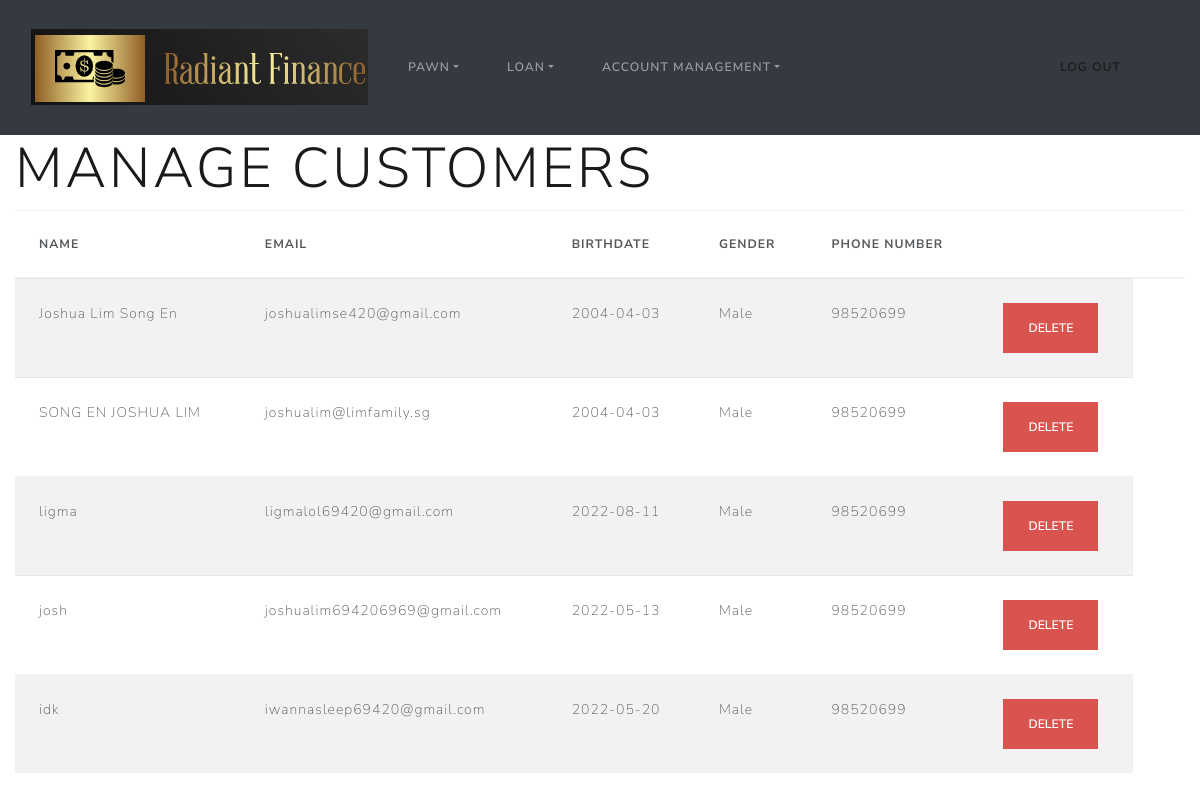
The page /manageCustomer (signed in) on the database as committed earlier.
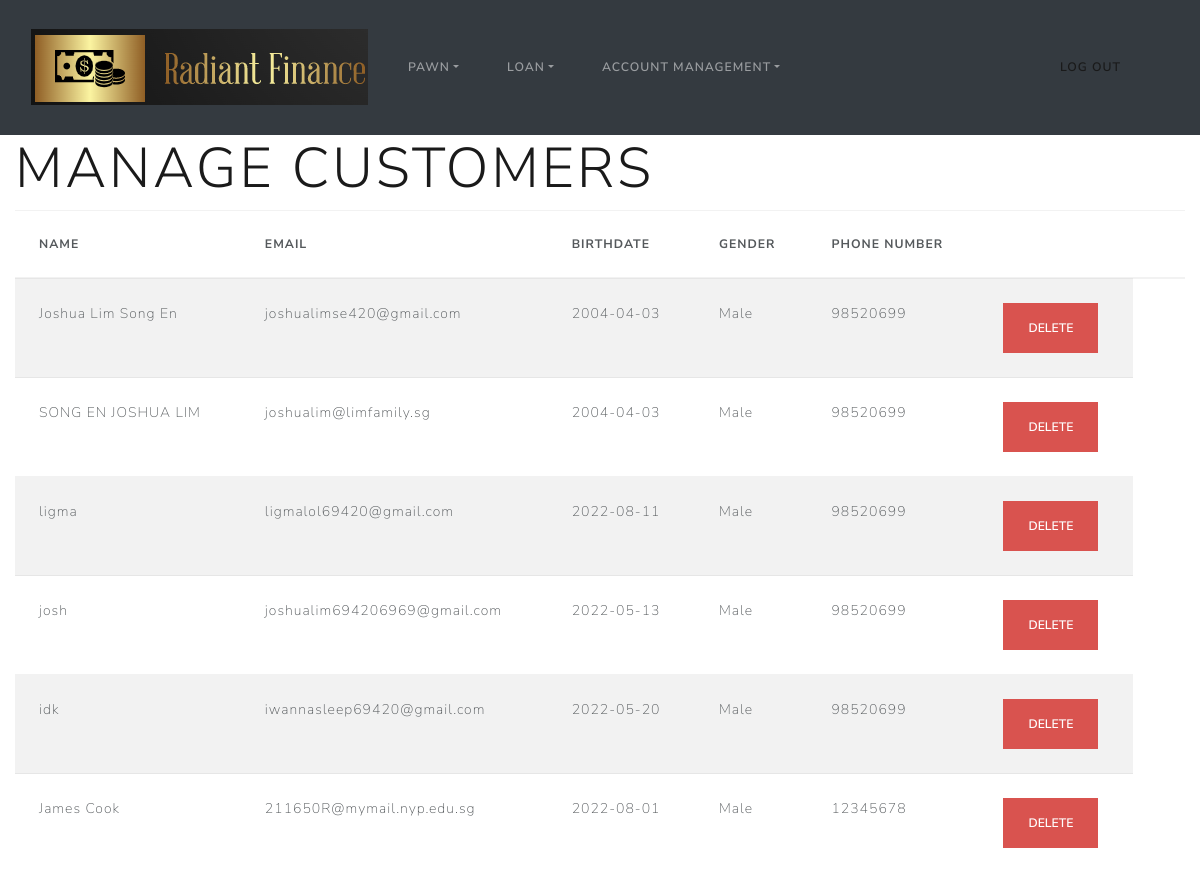
The same page on the database as committed later.
### app.py (models this page shows)
class User(db.Model, UserMixin):
    id = db.Column(db.Integer, primary_key=True)
    name = db.Column(db.String(20), nullable=False)
    gender = db.Column(db.String(1), nullable=False)
    phone = db.Column(db.String(8), nullable=False)
    birthdate = db.Column(db.Date, nullable=False)
    email = db.Column(db.String(30), nullable=False)
    password = db.Column(db.String(100), nullable=False)
    role = db.Column(db.Integer, nullable=False)
    passwordChange = db.Column(db.Date, nullable=False)
    passAttempt = (db.Column(db.Integer, nullable=False))
    TWOFAStatus = db.Column(db.String(30), nullable=False)
    FUI = db.Column(db.String(300), nullable=True)
    FUI_ID = db.Column(db.String(300), nullable=True)
    verified = db.Column(db.Integer, nullable=True)

### app.py (the view)
@app.route('/manageCustomer', methods=['GET', 'POST'])
@login_required
def manage_customers():
    role = session['role']
    if role == 1:
        pass
    else:
        return redirect(url_for('main'))
    return render_template('manageCustomer.html', Users=User.query.all())

### app.py (called while the page is built)
@login_manager.user_loader
def load_user(user_id):
    return User.query.get(int(user_id))

### templates/manageCustomer.html (shortened to what this page needs)
{% extends "baseDashboard.html" %}
{% block content %}
<h1 class="display-4">Manage Customers</h1>
<div>
  <table class="table table-striped">
    <thead>
      <tr>
        <th>Name</th>
        <th>Email</th>
        <th>BirthDate</th>
        <th>gender</th>
        <th>Phone Number</th>
        <th></th>
        <th></th>
      </tr>
    </thead>
    <tbody>
      {% for User in Users %}
      {%if User.role==0%}
        <tr>
          <td>{{ User.name }}</td>
          <td>{{ User.email }}</td>
          <td>{{User.birthdate}}</td>
          {% if User.gender == "F" %}
            <td>Female</td>
          {% elif User.gender == "M" %}
            <td>Male</td>
          {% endif %}
          <td>{{User.phone}}</td>
        <td>
            <form action="{{url_for('delete_customer', id=User.id)}}" method="POST">
          <form type="button" class="btn btn-danger" data-bs-toggle="modal" data-bs-target="#myModal_{{User.id}}">
            <input type="submit" value="Delete" class="btn btn-danger">
          </form>
            </form>
          </td>
        </tr>
        {%endif%}
      {% endfor %}
    </tbody>
  </table>
</div>
{% endblock %}

### templates/baseDashboard.html (shortened to what this page needs)
<!DOCTYPE html>
<html lang="en">
<head>
    <link rel="stylesheet" href="https://cdn.jsdelivr.net/npm/bootswatch@4.5.2/dist/lux/bootstrap.min.css">
</head>
<body>
    {% block navbar %}
        {% include 'includes/_navbarDashBoard.html' %}
    {% endblock %}
    <div class="container-fluid">
        {% block content %}
        {% endblock %}
    </div>
</body>
</html>

### templates/includes/_navbarDashboard.html (shortened to what this page needs)
<nav class="navbar navbar-expand-sm bg-dark navbar-dark">
  <div class="container-fluid">
    <a class="navbar-brand" href="/dashboard"><img src="static/img/logo.png" alt=""></a>
    <div class="collapse navbar-collapse" id="collapsibleNavbar">
      <ul class="navbar-nav">
        <li class="nav-item dropdown">
              <a class="nav-link dropdown-toggle" href="#" role="button" data-bs-toggle="dropdown">Pawn</a>
        </li>
         <li class="nav-item dropdown">
              <a class="nav-link dropdown-toggle" href="#" role="button" data-bs-toggle="dropdown">Loan</a>
        </li>
          <li class="nav-item dropdown">
              <a class="nav-link dropdown-toggle" href="#" role="button" data-bs-toggle="dropdown">Account Management</a>
        </li>
      </ul>
        <ul class = "like">
        <div class = "Loke">
          <li class="nav-item">
          <a class="nav-link" href="/logout">Log Out</a>
          </li>
        </div>
        </ul>
    </div>
  </div>
</nav>

### templates/includes/_navbarDashboard.html (style rules this page uses)
.like { display: flex; flex-direction: column; margin-left: auto; margin-bottom: 0; list-style: none; }

Rows that differ between the two databases and show on the page:
added User: name "James Cook", email "211650R@mymail.nyp.edu.sg", birthdate "2022-08-01", gender "Male", phone "12345678"
